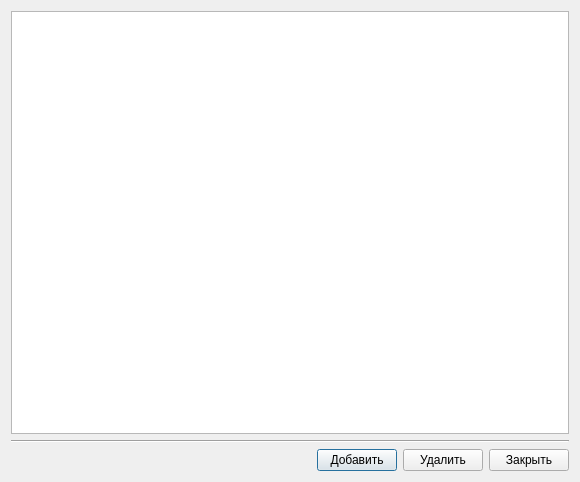
<?xml version="1.0" encoding="UTF-8"?>
<ui version="4.0">
 <class>ETC</class>
 <widget class="QDialog" name="ETC">
  <property name="geometry">
   <rect>
    <x>0</x>
    <y>0</y>
    <width>580</width>
    <height>482</height>
   </rect>
  </property>
  <property name="windowTitle">
   <string>ЕТС РЭС и ВЧУ</string>
  </property>
  <property name="windowIcon">
   <iconset resource="resources.qrc">
    <normaloff>:/res/img/book1.png</normaloff>:/res/img/book1.png</iconset>
  </property>
  <layout class="QVBoxLayout" name="verticalLayout">
   <item>
    <widget class="QTableView" name="tableView">
     <attribute name="horizontalHeaderDefaultSectionSize">
      <number>630</number>
     </attribute>
    </widget>
   </item>
   <item>
    <widget class="Line" name="line">
     <property name="orientation">
      <enum>Qt::Horizontal</enum>
     </property>
    </widget>
   </item>
   <item>
    <layout class="QHBoxLayout" name="horizontalLayout">
     <item>
      <spacer name="horizontalSpacer">
       <property name="orientation">
        <enum>Qt::Horizontal</enum>
       </property>
       <property name="sizeHint" stdset="0">
        <size>
         <width>40</width>
         <height>20</height>
        </size>
       </property>
      </spacer>
     </item>
     <item>
      <widget class="QPushButton" name="pushButton">
       <property name="text">
        <string>Добавить</string>
       </property>
      </widget>
     </item>
     <item>
      <widget class="QPushButton" name="pushButton_2">
       <property name="text">
        <string>Удалить</string>
       </property>
      </widget>
     </item>
     <item>
      <widget class="QPushButton" name="pushButton_3">
       <property name="text">
        <string>Закрыть</string>
       </property>
      </widget>
     </item>
    </layout>
   </item>
  </layout>
 </widget>
 <resources>
  <include location="resources.qrc"/>
 </resources>
 <connections/>
</ui>
